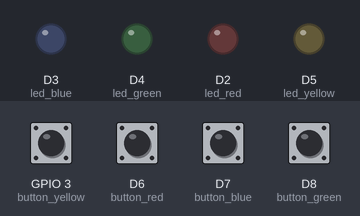
Bench run of a sketch on a simulated ESP8266 (NodeMCU). Parts: output pins drawn as LEDs (lit = HIGH). Inputs (shaded band) come from the test bench; at power-on: D6 (button_red), D7 (button_blue), D8 (button_green), GPIO 3 (button_yellow) HIGH.

Above: at 1.2 s.
1.3 s: GPIO 3 (button_yellow) pulled LOW for 0.15 s
At 2.1 s:
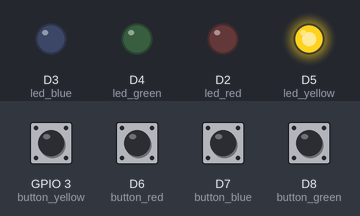
2.9 s: D6 (button_red) pulled LOW for 0.15 s
At 3.3 s:
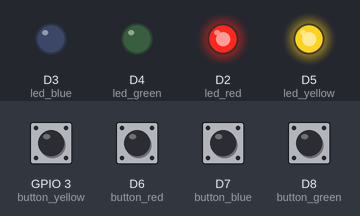
4.5 s: D7 (button_blue) pulled LOW for 0.15 s
At 5.7 s:
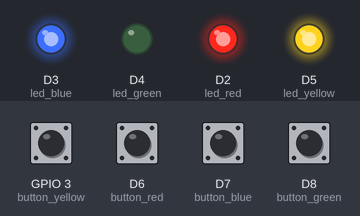
6.1 s: D8 (button_green) pulled LOW for 0.15 s
At 7.0 s:
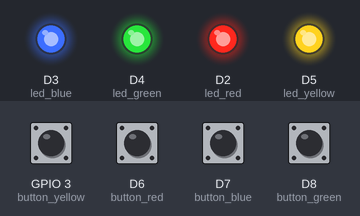
7.7 s: GPIO 3 (button_yellow) pulled LOW for 1 s
At 8.2 s:
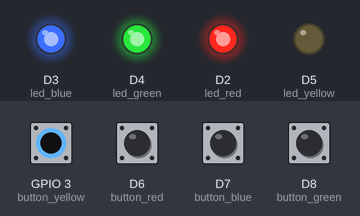
10.2 s: D6 (button_red) pulled LOW for 1 s
At 11.3 s:
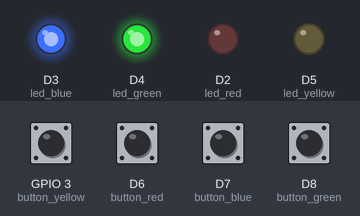
Timing chart, 0 to 13.2 s (numbered marks = the images above; inputs shaded):
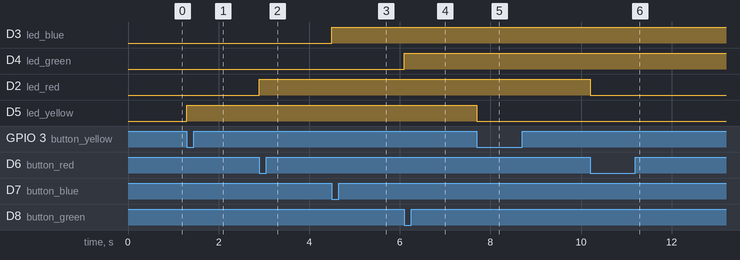

Measured:
- after the input at 1.3 s, D5 (led_yellow): LOW → HIGH at once
- after the input at 2.9 s, D2 (led_red): LOW → HIGH at once
- after the input at 4.5 s, D3 (led_blue): LOW → HIGH at once
- after the input at 6.1 s, D4 (led_green): LOW → HIGH at once
- after the input at 7.7 s, D5 (led_yellow): HIGH → LOW at once
- after the input at 10.2 s, D2 (led_red): HIGH → LOW at once

The sketch:

04._button_led_control.ino
```cpp
/******************************************************************************************
 * FileName     : 04._led_button_control
 * Description  : 버튼과 같은 색의 LED 켰다 꺼보기
 * Author       : 이인정
 * Created Date : 2021.05.28
 * Reference    :
 * Modified     : 2021.06.02 : LIJ : 헤더 수정
 * Modified     : 2021.12.16 : LEH : 소스 크린징
******************************************************************************************/

int led_red    = D2;             // 빨강 LED
int led_blue   = D3;             // 파랑 LED
int led_green  = D4;             // 초록 LED
int led_yellow = D5;             // 노랑 LED

int button_red    = D6;          // 빨강 버튼
int button_blue   = D7;          // 파랑 버튼
int button_green  = D8;          // 초록 버튼
int button_yellow = D9;          // 노랑 버튼

int button_red_value = 0;        // 빨강 버튼의 상태
int button_red_old_value = 1;    // 빨강 버튼의 이전 상태
int led_red_status = 0;          // 빨강 LED 상태

int button_blue_value = 0;        // 파랑 버튼의 상태
int button_blue_old_value = 1;    // 파랑 버튼의 이전 상태
int led_blue_status = 0;          // 파랑 LED 상태

int button_green_value = 0;       // 초록 버튼의 상태
int button_green_old_value = 1;   // 초록 버튼의 이전 상태
int led_green_status = 0;         // 초록 LED 상태

int button_yellow_value = 0;      // 노랑 버튼의 상태
int button_yellow_old_value = 1;  // 노랑 버튼의 이전 상태
int led_yellow_status = 0;        // 노랑 LED 상태


void setup() {
  pinMode(led_red, OUTPUT);       // 핀 모드 설정
  pinMode(led_blue, OUTPUT);      // 핀 모드 설정
  pinMode(led_green, OUTPUT);     // 핀 모드 설정
  pinMode(led_yellow, OUTPUT);    // 핀 모드 설정

  pinMode(button_red, INPUT);     // 핀 모드 설정
  pinMode(button_blue, INPUT);    // 핀 모드 설정
  pinMode(button_green, INPUT);   // 핀 모드 설정
  pinMode(button_yellow, INPUT);  // 핀 모드 설정
}


void loop() {
  // 빨강 버튼 으로 빨강 LED 제어
  button_red_value = digitalRead(button_red);

  if(button_red_value == 0 && button_red_old_value == 1){
    led_red_status = 1 - led_red_status;
  }
  button_red_old_value = button_red_value;
  if(led_red_status == 1){
    digitalWrite(led_red, HIGH);
  }else{
    digitalWrite(led_red, LOW);
  }

  // 파랑 버튼 으로 파랑 LED 제어
  button_blue_value = digitalRead(button_blue);

  if(button_blue_value == 0 && button_blue_old_value == 1){
    led_blue_status = 1 - led_blue_status;
  }
  button_blue_old_value = button_blue_value;
  if(led_blue_status == 1){
    digitalWrite(led_blue, HIGH);
  }else{
    digitalWrite(led_blue, LOW);
  }

  // 초록 버튼 으로 초록 LED 제어
  button_green_value = digitalRead(button_green);

  if(button_green_value == 0 && button_green_old_value == 1){
    led_green_status = 1 - led_green_status;
  }
  button_green_old_value = button_green_value;
  if(led_green_status == 1){
    digitalWrite(led_green, HIGH);
  }else{
    digitalWrite(led_green, LOW);
  }

  // 노랑 버튼 으로 노랑 LED 제어
  button_yellow_value = digitalRead(button_yellow);

  if(button_yellow_value == 0 && button_yellow_old_value == 1){
    led_yellow_status = 1 - led_yellow_status;
  }
  button_yellow_old_value = button_yellow_value;
  if(led_yellow_status == 1){
    digitalWrite(led_yellow, HIGH);
  }else{
    digitalWrite(led_yellow, LOW);
  }
}

//=========================================================================================
//
// (주)한국공학기술연구원 http://et.ketri.re.kr
//
//=========================================================================================
```
